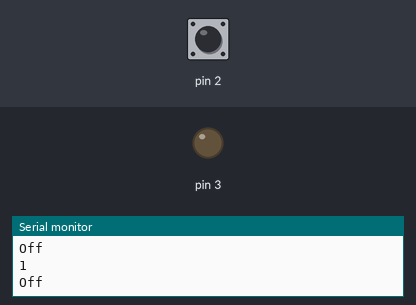
The sketch below on a simulated Arduino Uno, built with avr-gcc and run on an emulated ATmega328P. On the bench: output pins drawn as LEDs (lit = HIGH), the last lines printed to the serial monitor. The test bench sets the inputs (shaded band); at power-on: pin 2 HIGH.

Above: at 1.2 s.
1.3 s: pin 2 pulled LOW for 1 s
At 3.2 s:
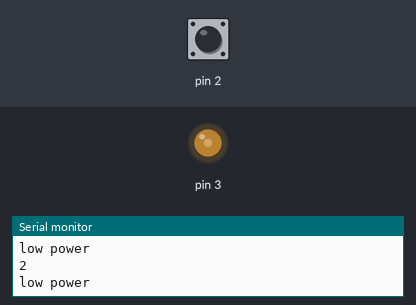
4.3 s: pin 2 pulled LOW for 0.15 s
At 4.9 s:
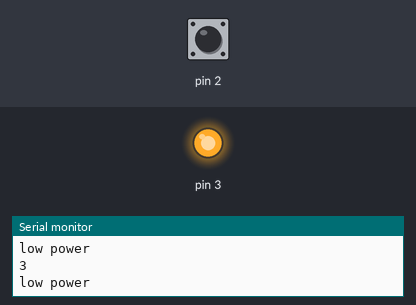
5.9 s: pin 2 pulled LOW for 3.2 s
At 6.08 s:
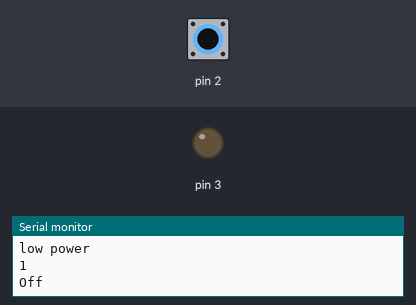
Timing chart, 0 to 10.5 s (numbered marks = the images above; inputs shaded):
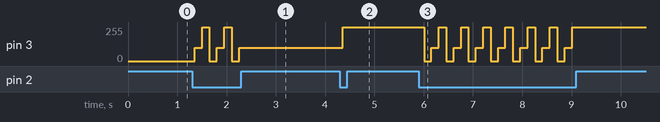

Measured:
- after the input at 1.3 s, pin 3: 0/255 → 100/255 after 0.05 s, → 255/255 0.15 s later, → 0/255 0.15 s later, → 100/255 0.15 s later, … (7 changes in this stretch)
- after the input at 4.3 s, pin 3: 100/255 → 255/255 after 0.06 s
- after the input at 5.9 s, pin 3: 255/255 → 0/255 after 0.11 s, then repeats every 0.45 s: 100/255 0.15 s, 255/255 0.15 s, 0/255 0.15 s, until it stays 255/255 from 9.0 s

The sketch:

chris_lamp.ino
```cpp
int state=1;
void setup() {
  // put your setup code here, to run once:
Serial.begin(9600);
pinMode(2,INPUT_PULLUP);

pinMode(3,OUTPUT);


}

void loop() {
  // put your main code here, to run repeatedly:
  delay(150);
  if(digitalRead(2)==0) {
    state=state+1;
  }
  else {
  }
  if (state==4) {
      state=state-3;
    }
  Serial.println(state);

  if(state==1){
    Serial.println("Off");
  digitalWrite(3,LOW);
  }

  if(state==2){
    Serial.println("low power");
    analogWrite(3,100);
  }
   if(state==3){
    Serial.println("low power");
    analogWrite(3,255);
   }
}
```
